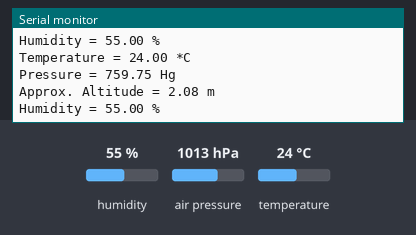
Recording of a sketch running on a simulated Arduino Pro Mini, built with avr-gcc and run on an emulated ATmega328P. On the bench: the last lines printed to the serial monitor. Inputs (shaded band) come from the test bench; at power-on: humidity 55 %, air pressure 1013 hPa, temperature 24 °C.

Above: at 1.2 s.
1.3 s: humidity set to 22 %
At 2.5 s:
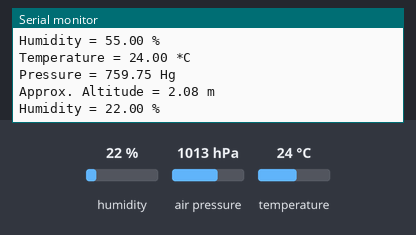
2.8 s: air pressure set to 952 hPa
At 4.0 s:
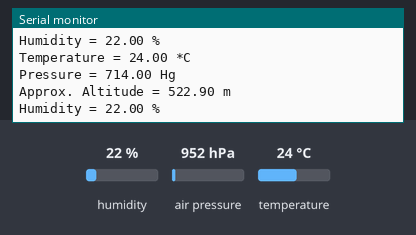

Measured:
- after the input at 1.3 s, the serial monitor: prints a new line after 0.85 s (image 1)
- after the input at 2.8 s, the serial monitor: prints a new line after 0.33 s (image 2)

The sketch:

sketch.ino
```cpp
#include <Adafruit_BME280.h>

#define SEALEVELPRESSURE_HPA (1013.25)

Adafruit_BME280 bme;

void setup() {
    Serial.begin(9600);
    Serial.println(F("BME280 test"));

    bool status;

    // Default address: 0x76
    // Alternate address: 0x77
    // (you can also pass in a Wire library object like &Wire2)
    status = bme.begin(0x76);
    if (!status) {
        Serial.println("Could not find a valid BME280 sensor, check wiring!");
        while (1);
    }

    Serial.println();
}


void loop() {
    printValues();
    delay(1000);
}


void printValues() {
    Serial.print("Temperature = ");
    Serial.print(bme.readTemperature());
    Serial.println(" *C");

    float pressure = bme.readPressure();
    Serial.print("Pressure = ");
    Serial.print(pressure * 0.0075F);
    Serial.println(" Hg");

    Serial.print("Approx. Altitude = ");
    Serial.print(bme.readAltitude(SEALEVELPRESSURE_HPA));
    Serial.println(" m");

    Serial.print("Humidity = ");
    Serial.print(bme.readHumidity());
    Serial.println(" %");

    Serial.println();
}
```
